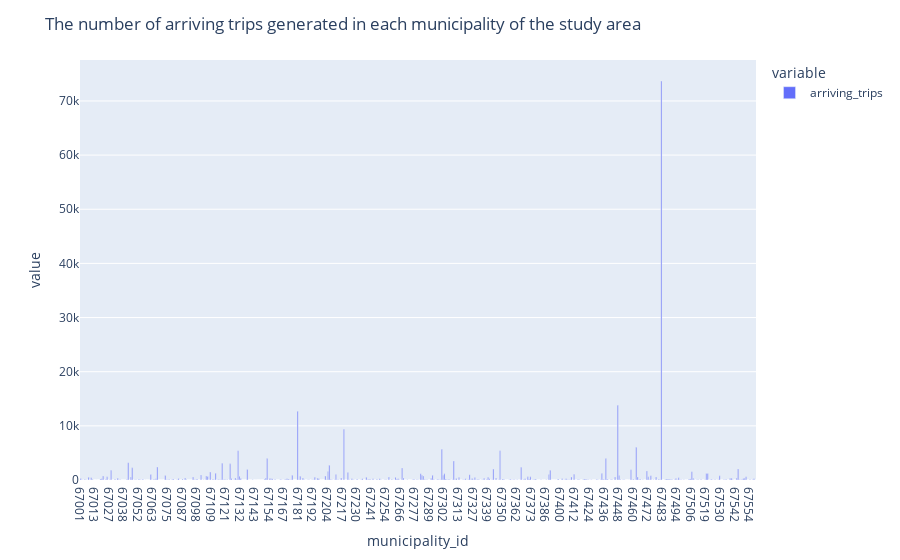

Notebook cell for this chart:
### Markdown cell above
- We plot the number of arriving trips generated in each municipality in the study area.

### Code cell
gpd_arriving_trips = gpd.GeoDataFrame(df_studied_areas_population, geometry=df_studied_areas_population['geometry'])
fig = px.bar(gpd_arriving_trips['arriving_trips'])
fig.update_layout(title="The number of arriving trips generated in each municipality of the study area")
fig.show()

### Figure 1 — Plotly figure (JSON) as saved in the notebook; plotly's stock layout.template omitted (floating-point values rounded to 4 significant figures; data arrays with more than 128 entries replaced by an {"elided": "..."} marker saying what was removed)
{"data": [{"alignmentgroup": "True", "hovertemplate": "variable=arriving_trips<br>municipality_id=%{x}<br>value=%{y}<extra></extra>", "legendgroup": "arriving_trips", "marker": {"color": "#636efa", "pattern": {"shape": ""}}, "name": "arriving_trips", "offsetgroup": "arriving_trips", "orientation": "v", "showlegend": true, "textposition": "auto", "type": "bar", "x": {"elided": "511 str values"}, "xaxis": "x", "y": {"elided": "511 float values"}, "yaxis": "y"}], "layout": {"barmode": "relative", "legend": {"title": {"text": "variable"}, "tracegroupgap": 0}, "margin": {"t": 60}, "title": {"text": "The number of arriving trips generated in each municipality of the study area"}, "xaxis": {"anchor": "y", "domain": [0, 1], "title": {"text": "municipality_id"}}, "yaxis": {"anchor": "x", "domain": [0, 1], "title": {"text": "value"}}}}
